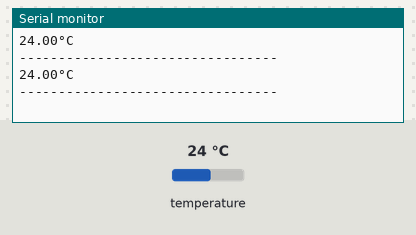
Recording of a sketch running on a simulated Arduino Uno, built with avr-gcc and run on an emulated ATmega328P. Shown: the last lines printed to the serial monitor. Inputs (shaded band) come from the test bench; at power-on: temperature 24 °C.

Above: at 2.3 s.
2.4 s: temperature set to 12 °C
At 3.7 s:
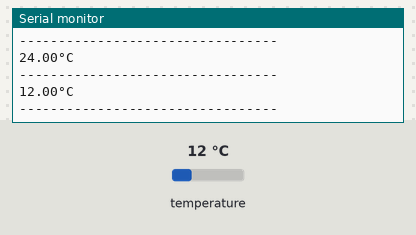
3.9 s: temperature set to 19 °C
At 5.0 s:
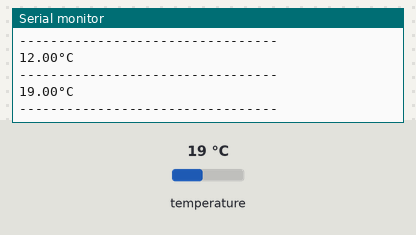
Timing chart, 0 to 6.9 s (numbered marks = the images above; inputs shaded):
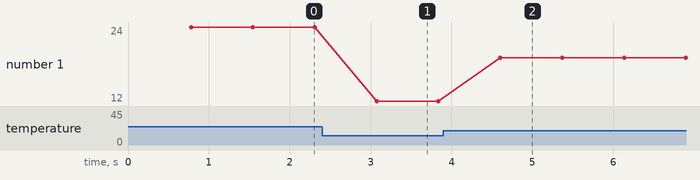

The sketch:

DS18B20_leitura.ino
```cpp
#include <OneWire.h>
#include <DallasTemperature.h>

#define DS18B20  5

OneWire oneWire(DS18B20);
DallasTemperature Sensor (&oneWire);

float leitura;

void setup(){
  Serial.begin(115200);

  Sensor.begin();

}

void loop(){

  Sensor.requestTemperatures();

  leitura = Sensor.getTempCByIndex(0);

  Serial.print(leitura);
  Serial.println("°C");
  Serial.println("---------------------------------");
}
```

Measured:
- after the input at 2.4 s, the serial monitor: prints a new line after 0.67 s (image 1)
- after the input at 3.9 s, the serial monitor: prints a new line after 0.70 s (image 2)
- plotted number 1: 24 → 12 after the input at 2.4 s, 12 → 19 after the input at 3.9 s
